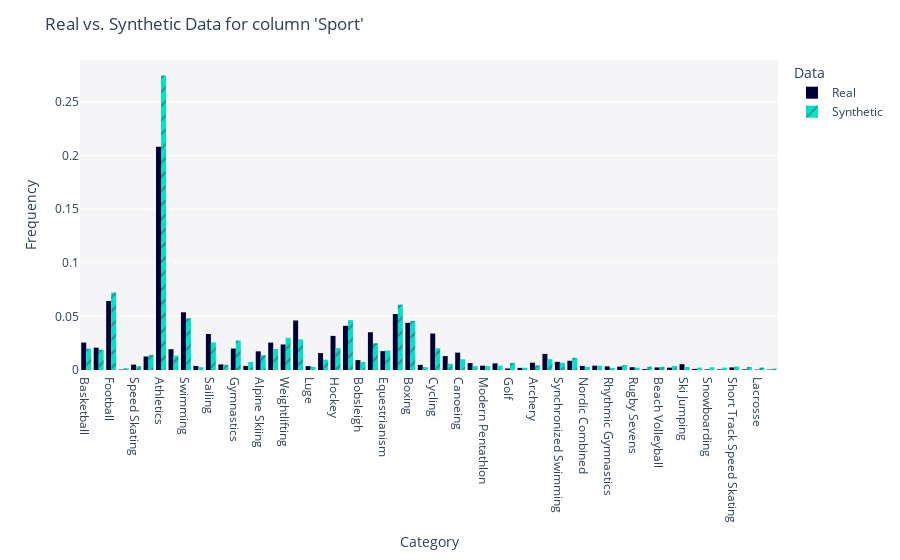

This figure's notebook cell:
### Code cell
get_column_plot(
    real_data=df_real,
    synthetic_data=df_fake,
    metadata=metadata,
    column_name='Sport'
)

### Figure 1 — Plotly figure (JSON) as saved in the notebook; plotly's stock layout.template omitted (floating-point values rounded to 4 significant figures; data arrays with more than 128 entries replaced by an {"elided": "..."} marker saying what was removed)
{"data": [{"alignmentgroup": "True", "bingroup": "x", "histnorm": "probability density", "hovertemplate": "<b>Real</b><br>Frequency: %{y}<extra></extra>", "legendgroup": "Real", "marker": {"color": "#000036", "pattern": {"shape": ""}}, "name": "Real", "offsetgroup": "Real", "orientation": "v", "showlegend": true, "type": "histogram", "x": {"elided": "5000 str values"}, "xaxis": "x", "yaxis": "y"}, {"alignmentgroup": "True", "bingroup": "x", "histnorm": "probability density", "hovertemplate": "<b>Synthetic</b><br>Frequency: %{y}<extra></extra>", "legendgroup": "Synthetic", "marker": {"color": "#01E0C9", "pattern": {"shape": "/"}}, "name": "Synthetic", "offsetgroup": "Synthetic", "orientation": "v", "showlegend": true, "type": "histogram", "x": {"elided": "5720 str values"}, "xaxis": "x", "yaxis": "y"}], "layout": {"barmode": "group", "legend": {"title": {"text": "Data"}, "tracegroupgap": 0}, "margin": {"t": 60}, "plot_bgcolor": "#F5F5F8", "title": {"text": "Real vs. Synthetic Data for column 'Sport'"}, "xaxis": {"anchor": "y", "domain": [0, 1], "title": {"text": "Category"}}, "yaxis": {"anchor": "x", "domain": [0, 1], "title": {"text": "Frequency"}}}}
